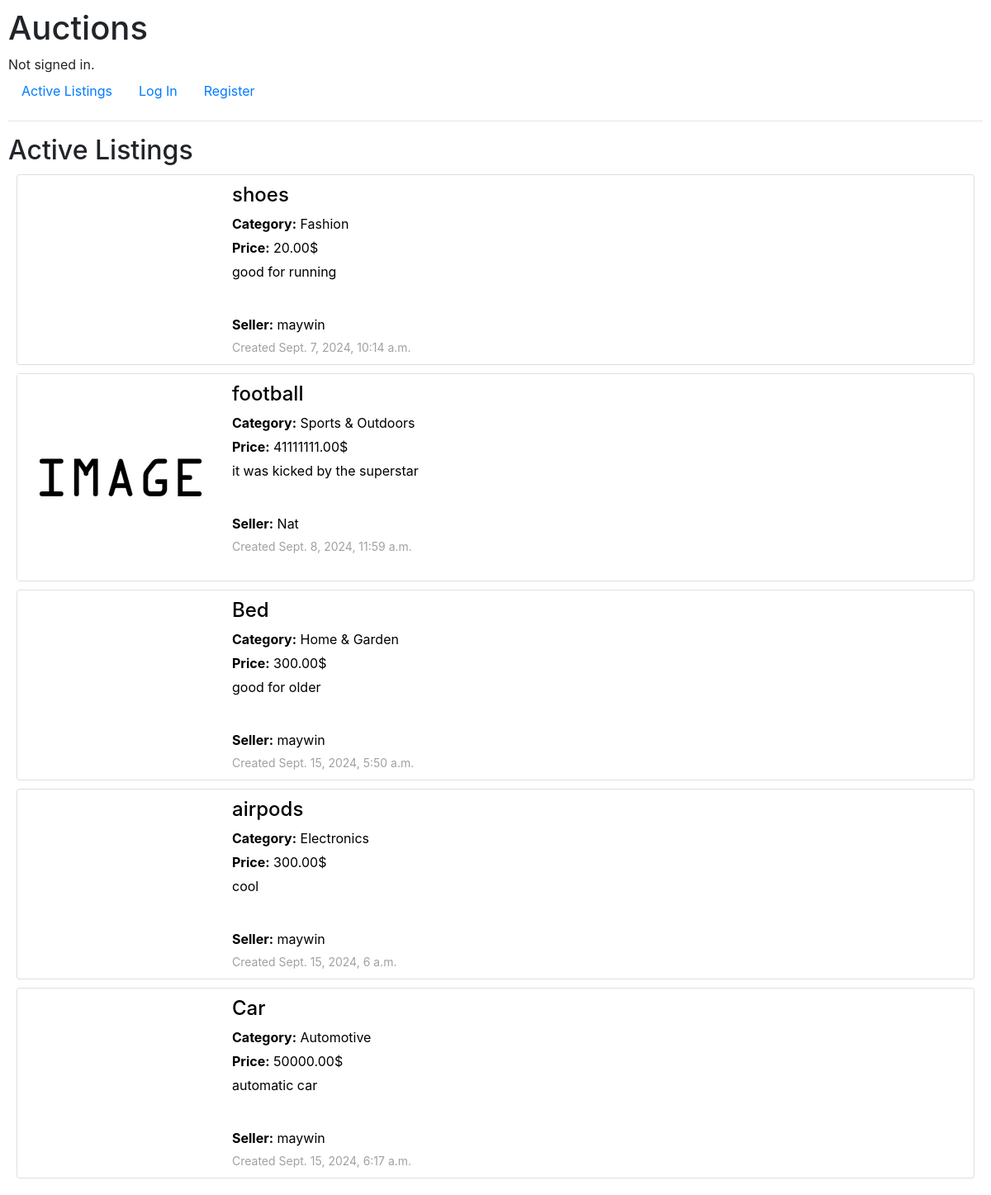
The page / on the database its author committed.
### auctions/models.py (models this page shows, shortened)
class Listing(models.Model):
    owner = models.ForeignKey(User, on_delete=models.CASCADE)
    winner = models.ForeignKey(User, on_delete=models.SET_NULL, null=True, blank=True, related_name='won_listing')
    item = models.CharField(max_length=64)
    description = models.TextField(max_length=2048)
    category = models.ForeignKey(Category, on_delete=models.SET_NULL, null=True, blank=False, related_name='choose_category')
    starting_price = models.DecimalField(max_digits=10, decimal_places=2, default=0.00)
    current_price = models.DecimalField(max_digits=10, decimal_places=2, default=0.00)
    url = models.URLField(blank=True, null=True, max_length=500)
    STATUS_CHOICES = [
        ('active', 'Active'),
        ('ended','Ended')
        ]
    status = models.CharField(max_length=20, choices=STATUS_CHOICES, default='Active')
    created_time = models.DateTimeField(auto_now_add=True)
    updated_time = models.DateTimeField(auto_now=True)
    history = HistoricalRecords()

class Category(models.Model):
    name = models.CharField(max_length=64, unique=True)
    description = models.TextField(max_length=2048)
    history = HistoricalRecords()

class User(AbstractUser):
    pass

### auctions/views.py (the view)
# urls.py: path("", views.index, name="index"),
def index(request):
    return render(request, "auctions/index.html",{
        "Listings":Listing.objects.all()
    })

### auctions/templates/auctions/index.html
{% extends "auctions/layout.html" %}
{% block body %}
    <h2>Active Listings</h2>
    {% include 'auctions/listings.html' %}
{% endblock %}

### auctions/templates/auctions/listings.html
{% if Listings %}
        {% for Listing in Listings %}
            {% if Listing.status == "active" %}
            <a href="{% url 'auctions:entryBid' Listing.id %}" class="card_link">
                <div class="card" >
                    <img src="{% if Listing.url %}{{Listing.url}}{% else %}/static/placeholder.png{% endif %}" alt="{{Listing.title}}" style="max-width: 100%; height: auto; display: block; margin: 0 auto;" >
                    <div style="margin: 10px;">
                        <h4>
                            {{Listing.item}}
                        </h4>
                        <div style="margin-bottom: 5px;">
                            <strong>Category:</strong> {{Listing.category.name}}
                        </div>
                        <div style="margin-bottom: 5px;">
                            <strong>Price:</strong> {{Listing.current_price}}$
                        </div>
                        <div style="margin-bottom: 40px;">
                            {{Listing.description}}
                        </div>
                        <div style="margin-bottom: 5px;">
                            <strong>Seller:</strong> {{Listing.owner}}
                        </div>
                        <div style="font-size: 14px; color: rgb(162, 160, 160)">
                            Created {{Listing.created_time}}
                        </div>
                    </div>
                </div>
             </a>
            {% endif %}
        {% endfor %}
    {% endif %}

### auctions/static/auctions/styles.css (style rules this page uses)
body { padding: 10px; }
.card { text-decoration: none; display: grid; grid-template-columns: 250px auto ; margin:10px }
.card_link .card { text-decoration: none; color: black; }
.card_link .card h4, .card_link .card div, .card_link .card strong { text-decoration: none; color: black; }
a { text-decoration: none !important }

### rows shown on the page
Listing: item "shoes", category.name "Fashion", current_price "20.00", description "good for running", owner "maywin", created_time "Sept. 7, 2024, 10:14 a.m."
Listing: item "football", category.name "Sports & Outdoors", current_price "41111111.00", description "it was kicked by the superstar", owner "Nat", created_time "Sept. 8, 2024, 11:59 a.m."
Listing: item "Bed", category.name "Home & Garden", current_price "300.00", description "good for older", owner "maywin", created_time "Sept. 15, 2024, 5:50 a.m."
Listing: item "airpods", category.name "Electronics", current_price "300.00", description "cool", owner "maywin", created_time "Sept. 15, 2024, 6 a.m."
Listing: item "Car", category.name "Automotive", current_price "50000.00", description "automatic car", owner "maywin", created_time "Sept. 15, 2024, 6:17 a.m."
